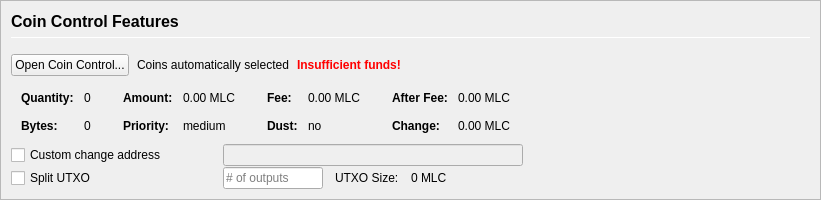
         <widget class="QFrame" name="frameCoinControl">
          <property name="sizePolicy">
           <sizepolicy hsizetype="Expanding" vsizetype="Expanding">
            <horstretch>0</horstretch>
            <verstretch>0</verstretch>
           </sizepolicy>
          </property>
          <property name="maximumSize">
           <size>
            <width>16777215</width>
            <height>16777215</height>
           </size>
          </property>
          <property name="frameShape">
           <enum>QFrame::StyledPanel</enum>
          </property>
          <property name="frameShadow">
           <enum>QFrame::Sunken</enum>
          </property>
          <layout class="QVBoxLayout" name="verticalLayoutCoinControl2">
           <property name="spacing">
            <number>0</number>
           </property>
           <property name="leftMargin">
            <number>0</number>
           </property>
           <property name="topMargin">
            <number>0</number>
           </property>
           <property name="rightMargin">
            <number>0</number>
           </property>
           <property name="bottomMargin">
            <number>0</number>
           </property>
           <item>
            <widget class="QFrame" name="frameCoinControl_BG">
             <layout class="QVBoxLayout" name="verticalLayoutCoinControl" stretch="0,0,0,0,0,0">
              <property name="spacing">
               <number>1</number>
              </property>
              <property name="leftMargin">
               <number>10</number>
              </property>
              <property name="topMargin">
               <number>10</number>
              </property>
              <item>
               <layout class="QHBoxLayout" name="horizontalLayoutCoinControl1">
                <property name="bottomMargin">
                 <number>15</number>
                </property>
                <item>
                 <layout class="QVBoxLayout" name="verticalLayout_3">
                  <property name="spacing">
                   <number>6</number>
                  </property>
                  <item>
                   <widget class="QLabel" name="labelCoinControlFeatures">
                    <property name="sizePolicy">
                     <sizepolicy hsizetype="Preferred" vsizetype="Maximum">
                      <horstretch>0</horstretch>
                      <verstretch>0</verstretch>
                     </sizepolicy>
                    </property>
                    <property name="minimumSize">
                     <size>
                      <width>0</width>
                      <height>20</height>
                     </size>
                    </property>
                    <property name="font">
                     <font>
                      <pointsize>12</pointsize>
                      <weight>75</weight>
                      <bold>true</bold>
                     </font>
                    </property>
                    <property name="styleSheet">
                     <string notr="true">font-weight:bold;</string>
                    </property>
                    <property name="text">
                     <string>Coin Control Features</string>
                    </property>
                   </widget>
                  </item>
                  <item>
                   <widget class="Line" name="line">
                    <property name="minimumSize">
                     <size>
                      <width>0</width>
                      <height>1</height>
                     </size>
                    </property>
                    <property name="maximumSize">
                     <size>
                      <width>16777215</width>
                      <height>1</height>
                     </size>
                    </property>
                    <property name="orientation">
                     <enum>Qt::Horizontal</enum>
                    </property>
                   </widget>
                  </item>
                 </layout>
                </item>
               </layout>
              </item>
              <item>
               <layout class="QHBoxLayout" name="horizontalLayoutCoinControl2" stretch="0,0,0,0">
                <property name="spacing">
                 <number>8</number>
                </property>
                <property name="bottomMargin">
                 <number>10</number>
                </property>
                <item>
                 <widget class="QPushButton" name="pushButtonCoinControl">
                  <property name="styleSheet">
                   <string notr="true"/>
                  </property>
                  <property name="text">
                   <string>Open Coin Control...</string>
                  </property>
                  <property name="autoDefault">
                   <bool>false</bool>
                  </property>
                 </widget>
                </item>
                <item>
                 <widget class="QLabel" name="labelCoinControlAutomaticallySelected">
                  <property name="text">
                   <string>Coins automatically selected</string>
                  </property>
                  <property name="margin">
                   <number>5</number>
                  </property>
                 </widget>
                </item>
                <item>
                 <widget class="QLabel" name="labelCoinControlInsuffFunds">
                  <property name="font">
                   <font>
                    <weight>75</weight>
                    <bold>true</bold>
                   </font>
                  </property>
                  <property name="styleSheet">
                   <string notr="true">color:red;font-weight:bold;</string>
                  </property>
                  <property name="text">
                   <string>Insufficient funds!</string>
                  </property>
                  <property name="margin">
                   <number>5</number>
                  </property>
                 </widget>
                </item>
                <item>
                 <spacer name="horizontalSpacerCoinControl">
                  <property name="orientation">
                   <enum>Qt::Horizontal</enum>
                  </property>
                  <property name="sizeHint" stdset="0">
                   <size>
                    <width>40</width>
                    <height>1</height>
                   </size>
                  </property>
                 </spacer>
                </item>
               </layout>
              </item>
              <item>
               <widget class="QWidget" name="widgetCoinControl" native="true">
                <property name="sizePolicy">
                 <sizepolicy hsizetype="Preferred" vsizetype="Preferred">
                  <horstretch>0</horstretch>
                  <verstretch>0</verstretch>
                 </sizepolicy>
                </property>
                <property name="minimumSize">
                 <size>
                  <width>0</width>
                  <height>0</height>
                 </size>
                </property>
                <property name="styleSheet">
                 <string notr="true"/>
                </property>
                <layout class="QHBoxLayout" name="horizontalLayoutCoinControl5">
                 <property name="leftMargin">
                  <number>0</number>
                 </property>
                 <property name="topMargin">
                  <number>0</number>
                 </property>
                 <property name="rightMargin">
                  <number>0</number>
                 </property>
                 <property name="bottomMargin">
                  <number>0</number>
                 </property>
                 <item>
                  <layout class="QHBoxLayout" name="horizontalLayoutCoinControl3" stretch="0,0,0,1">
                   <property name="spacing">
                    <number>20</number>
                   </property>
                   <property name="topMargin">
                    <number>0</number>
                   </property>
                   <property name="bottomMargin">
                    <number>10</number>
                   </property>
                   <item>
                    <layout class="QFormLayout" name="formLayoutCoinControl1">
                     <property name="horizontalSpacing">
                      <number>10</number>
                     </property>
                     <property name="verticalSpacing">
                      <number>14</number>
                     </property>
                     <property name="leftMargin">
                      <number>10</number>
                     </property>
                     <property name="topMargin">
                      <number>4</number>
                     </property>
                     <property name="rightMargin">
                      <number>6</number>
                     </property>
                     <item row="0" column="0">
                      <widget class="QLabel" name="labelCoinControlQuantityText">
                       <property name="font">
                        <font>
                         <weight>75</weight>
                         <bold>true</bold>
                        </font>
                       </property>
                       <property name="text">
                        <string>Quantity:</string>
                       </property>
                       <property name="margin">
                        <number>0</number>
                       </property>
                      </widget>
                     </item>
                     <item row="0" column="1">
                      <widget class="QLabel" name="labelCoinControlQuantity">
                       <property name="cursor">
                        <cursorShape>IBeamCursor</cursorShape>
                       </property>
                       <property name="contextMenuPolicy">
                        <enum>Qt::ActionsContextMenu</enum>
                       </property>
                       <property name="text">
                        <string notr="true">0</string>
                       </property>
                       <property name="margin">
                        <number>0</number>
                       </property>
                       <property name="textInteractionFlags">
                        <set>Qt::LinksAccessibleByMouse|Qt::TextSelectableByKeyboard|Qt::TextSelectableByMouse</set>
                       </property>
                      </widget>
                     </item>
                     <item row="1" column="0">
                      <widget class="QLabel" name="labelCoinControlBytesText">
                       <property name="font">
                        <font>
                         <weight>75</weight>
                         <bold>true</bold>
                        </font>
                       </property>
                       <property name="text">
                        <string>Bytes:</string>
                       </property>
                      </widget>
                     </item>
                     <item row="1" column="1">
                      <widget class="QLabel" name="labelCoinControlBytes">
                       <property name="cursor">
                        <cursorShape>IBeamCursor</cursorShape>
                       </property>
                       <property name="contextMenuPolicy">
                        <enum>Qt::ActionsContextMenu</enum>
                       </property>
                       <property name="text">
                        <string notr="true">0</string>
                       </property>
                       <property name="textInteractionFlags">
                        <set>Qt::LinksAccessibleByMouse|Qt::TextSelectableByKeyboard|Qt::TextSelectableByMouse</set>
                       </property>
                      </widget>
                     </item>
                    </layout>
                   </item>
                   <item>
                    <layout class="QFormLayout" name="formLayoutCoinControl2">
                     <property name="horizontalSpacing">
                      <number>10</number>
                     </property>
                     <property name="verticalSpacing">
                      <number>14</number>
                     </property>
                     <property name="leftMargin">
                      <number>6</number>
                     </property>
                     <property name="topMargin">
                      <number>4</number>
                     </property>
                     <property name="rightMargin">
                      <number>6</number>
                     </property>
                     <item row="0" column="0">
                      <widget class="QLabel" name="labelCoinControlAmountText">
                       <property name="font">
                        <font>
                         <weight>75</weight>
                         <bold>true</bold>
                        </font>
                       </property>
                       <property name="text">
                        <string>Amount:</string>
                       </property>
                       <property name="margin">
                        <number>0</number>
                       </property>
                      </widget>
                     </item>
                     <item row="0" column="1">
                      <widget class="QLabel" name="labelCoinControlAmount">
                       <property name="cursor">
                        <cursorShape>IBeamCursor</cursorShape>
                       </property>
                       <property name="contextMenuPolicy">
                        <enum>Qt::ActionsContextMenu</enum>
                       </property>
                       <property name="text">
                        <string notr="true">0.00 MLC</string>
                       </property>
                       <property name="textInteractionFlags">
                        <set>Qt::LinksAccessibleByMouse|Qt::TextSelectableByKeyboard|Qt::TextSelectableByMouse</set>
                       </property>
                      </widget>
                     </item>
                     <item row="1" column="0">
                      <widget class="QLabel" name="labelCoinControlPriorityText">
                       <property name="font">
                        <font>
                         <weight>75</weight>
                         <bold>true</bold>
                        </font>
                       </property>
                       <property name="text">
                        <string>Priority:</string>
                       </property>
                      </widget>
                     </item>
                     <item row="1" column="1">
                      <widget class="QLabel" name="labelCoinControlPriority">
                       <property name="cursor">
                        <cursorShape>IBeamCursor</cursorShape>
                       </property>
                       <property name="contextMenuPolicy">
                        <enum>Qt::ActionsContextMenu</enum>
                       </property>
                       <property name="text">
                        <string>medium</string>
                       </property>
                       <property name="textInteractionFlags">
                        <set>Qt::LinksAccessibleByMouse|Qt::TextSelectableByKeyboard|Qt::TextSelectableByMouse</set>
                       </property>
                      </widget>
                     </item>
                    </layout>
                   </item>
                   <item>
                    <layout class="QFormLayout" name="formLayoutCoinControl3">
                     <property name="horizontalSpacing">
                      <number>10</number>
                     </property>
                     <property name="verticalSpacing">
                      <number>14</number>
                     </property>
                     <property name="leftMargin">
                      <number>6</number>
                     </property>
                     <property name="topMargin">
                      <number>4</number>
                     </property>
                     <property name="rightMargin">
                      <number>6</number>
                     </property>
                     <item row="0" column="0">
                      <widget class="QLabel" name="labelCoinControlFeeText">
                       <property name="font">
                        <font>
                         <weight>75</weight>
                         <bold>true</bold>
                        </font>
                       </property>
                       <property name="text">
                        <string>Fee:</string>
                       </property>
                       <property name="margin">
                        <number>0</number>
                       </property>
                      </widget>
                     </item>
                     <item row="0" column="1">
                      <widget class="QLabel" name="labelCoinControlFee">
                       <property name="cursor">
                        <cursorShape>IBeamCursor</cursorShape>
                       </property>
                       <property name="contextMenuPolicy">
                        <enum>Qt::ActionsContextMenu</enum>
                       </property>
                       <property name="text">
                        <string notr="true">0.00 MLC</string>
                       </property>
                       <property name="textInteractionFlags">
                        <set>Qt::LinksAccessibleByMouse|Qt::TextSelectableByKeyboard|Qt::TextSelectableByMouse</set>
                       </property>
                      </widget>
                     </item>
                     <item row="1" column="0">
                      <widget class="QLabel" name="labelCoinControlLowOutputText">
                       <property name="font">
                        <font>
                         <weight>75</weight>
                         <bold>true</bold>
                        </font>
                       </property>
                       <property name="text">
                        <string>Dust:</string>
                       </property>
                      </widget>
                     </item>
                     <item row="1" column="1">
                      <widget class="QLabel" name="labelCoinControlLowOutput">
                       <property name="cursor">
                        <cursorShape>IBeamCursor</cursorShape>
                       </property>
                       <property name="contextMenuPolicy">
                        <enum>Qt::ActionsContextMenu</enum>
                       </property>
                       <property name="text">
                        <string>no</string>
                       </property>
                       <property name="textInteractionFlags">
                        <set>Qt::LinksAccessibleByMouse|Qt::TextSelectableByKeyboard|Qt::TextSelectableByMouse</set>
                       </property>
                      </widget>
                     </item>
                    </layout>
                   </item>
                   <item>
                    <layout class="QFormLayout" name="formLayoutCoinControl4">
                     <property name="horizontalSpacing">
                      <number>10</number>
                     </property>
                     <property name="verticalSpacing">
                      <number>14</number>
                     </property>
                     <property name="leftMargin">
                      <number>6</number>
                     </property>
                     <property name="topMargin">
                      <number>4</number>
                     </property>
                     <property name="rightMargin">
                      <number>6</number>
                     </property>
                     <item row="0" column="0">
                      <widget class="QLabel" name="labelCoinControlAfterFeeText">
                       <property name="font">
                        <font>
                         <weight>75</weight>
                         <bold>true</bold>
                        </font>
                       </property>
                       <property name="text">
                        <string>After Fee:</string>
                       </property>
                       <property name="margin">
                        <number>0</number>
                       </property>
                      </widget>
                     </item>
                     <item row="0" column="1">
                      <widget class="QLabel" name="labelCoinControlAfterFee">
                       <property name="cursor">
                        <cursorShape>IBeamCursor</cursorShape>
                       </property>
                       <property name="contextMenuPolicy">
                        <enum>Qt::ActionsContextMenu</enum>
                       </property>
                       <property name="text">
                        <string notr="true">0.00 MLC</string>
                       </property>
                       <property name="textInteractionFlags">
                        <set>Qt::LinksAccessibleByMouse|Qt::TextSelectableByKeyboard|Qt::TextSelectableByMouse</set>
                       </property>
                      </widget>
                     </item>
                     <item row="1" column="0">
                      <widget class="QLabel" name="labelCoinControlChangeText">
                       <property name="font">
                        <font>
                         <weight>75</weight>
                         <bold>true</bold>
                        </font>
                       </property>
                       <property name="text">
                        <string>Change:</string>
                       </property>
                      </widget>
                     </item>
                     <item row="1" column="1">
                      <widget class="QLabel" name="labelCoinControlChange">
                       <property name="cursor">
                        <cursorShape>IBeamCursor</cursorShape>
                       </property>
                       <property name="contextMenuPolicy">
                        <enum>Qt::ActionsContextMenu</enum>
                       </property>
                       <property name="text">
                        <string notr="true">0.00 MLC</string>
                       </property>
                       <property name="textInteractionFlags">
                        <set>Qt::LinksAccessibleByMouse|Qt::TextSelectableByKeyboard|Qt::TextSelectableByMouse</set>
                       </property>
                      </widget>
                     </item>
                    </layout>
                   </item>
                  </layout>
                 </item>
                </layout>
               </widget>
              </item>
              <item>
               <layout class="QHBoxLayout" name="horizontalLayoutCoinControl4">
                <property name="spacing">
                 <number>12</number>
                </property>
                <property name="sizeConstraint">
                 <enum>QLayout::SetDefaultConstraint</enum>
                </property>
                <property name="topMargin">
                 <number>0</number>
                </property>
                <property name="rightMargin">
                 <number>0</number>
                </property>
                <item>
                 <widget class="QCheckBox" name="checkBoxCoinControlChange">
                  <property name="sizePolicy">
                   <sizepolicy hsizetype="Preferred" vsizetype="Preferred">
                    <horstretch>0</horstretch>
                    <verstretch>0</verstretch>
                   </sizepolicy>
                  </property>
                  <property name="minimumSize">
                   <size>
                    <width>200</width>
                    <height>0</height>
                   </size>
                  </property>
                  <property name="maximumSize">
                   <size>
                    <width>200</width>
                    <height>16777215</height>
                   </size>
                  </property>
                  <property name="toolTip">
                   <string>If this is activated, but the change address is empty or invalid, change will be sent to a newly generated address.</string>
                  </property>
                  <property name="text">
                   <string>Custom change address</string>
                  </property>
                 </widget>
                </item>
                <item>
                 <widget class="QValidatedLineEdit" name="lineEditCoinControlChange">
                  <property name="enabled">
                   <bool>false</bool>
                  </property>
                  <property name="sizePolicy">
                   <sizepolicy hsizetype="Preferred" vsizetype="Preferred">
                    <horstretch>0</horstretch>
                    <verstretch>0</verstretch>
                   </sizepolicy>
                  </property>
                  <property name="minimumSize">
                   <size>
                    <width>300</width>
                    <height>0</height>
                   </size>
                  </property>
                 </widget>
                </item>
                <item>
                 <widget class="QLabel" name="labelCoinControlChangeLabel">
                  <property name="sizePolicy">
                   <sizepolicy hsizetype="Preferred" vsizetype="Preferred">
                    <horstretch>0</horstretch>
                    <verstretch>0</verstretch>
                   </sizepolicy>
                  </property>
                  <property name="minimumSize">
                   <size>
                    <width>100</width>
                    <height>0</height>
                   </size>
                  </property>
                  <property name="text">
                   <string/>
                  </property>
                  <property name="margin">
                   <number>3</number>
                  </property>
                 </widget>
                </item>
               </layout>
              </item>
              <item>
               <layout class="QHBoxLayout" name="horizontalLayoutCoinControl6">
                <property name="spacing">
                 <number>12</number>
                </property>
                <property name="rightMargin">
                 <number>0</number>
                </property>
                <item>
                 <widget class="QCheckBox" name="splitBlockCheckBox">
                  <property name="sizePolicy">
                   <sizepolicy hsizetype="Preferred" vsizetype="Preferred">
                    <horstretch>0</horstretch>
                    <verstretch>0</verstretch>
                   </sizepolicy>
                  </property>
                  <property name="minimumSize">
                   <size>
                    <width>200</width>
                    <height>0</height>
                   </size>
                  </property>
                  <property name="maximumSize">
                   <size>
                    <width>200</width>
                    <height>16777215</height>
                   </size>
                  </property>
                  <property name="text">
                   <string>Split UTXO</string>
                  </property>
                 </widget>
                </item>
                <item>
                 <widget class="QLineEdit" name="splitBlockLineEdit">
                  <property name="sizePolicy">
                   <sizepolicy hsizetype="Preferred" vsizetype="Preferred">
                    <horstretch>50</horstretch>
                    <verstretch>0</verstretch>
                   </sizepolicy>
                  </property>
                  <property name="minimumSize">
                   <size>
                    <width>100</width>
                    <height>0</height>
                   </size>
                  </property>
                  <property name="maximumSize">
                   <size>
                    <width>100</width>
                    <height>16777215</height>
                   </size>
                  </property>
                  <property name="placeholderText">
                   <string># of outputs</string>
                  </property>
                 </widget>
                </item>
                <item>
                 <widget class="QLabel" name="labelBlockSizeText">
                  <property name="text">
                   <string>UTXO Size:</string>
                  </property>
                 </widget>
                </item>
                <item>
                 <widget class="QLabel" name="labelBlockSize">
                  <property name="text">
                   <string>0 MLC</string>
                  </property>
                 </widget>
                </item>
                <item>
                 <spacer name="horizontalSpacer_7">
                  <property name="orientation">
                   <enum>Qt::Horizontal</enum>
                  </property>
                  <property name="sizeHint" stdset="0">
                   <size>
                    <width>40</width>
                    <height>20</height>
                   </size>
                  </property>
                 </spacer>
                </item>
               </layout>
              </item>
              <item>
               <spacer name="verticalSpacerCoinControl">
                <property name="orientation">
                 <enum>Qt::Vertical</enum>
                </property>
                <property name="sizeHint" stdset="0">
                 <size>
                  <width>800</width>
                  <height>1</height>
                 </size>
                </property>
               </spacer>
              </item>
             </layout>
            </widget>
           </item>
          </layout>
         </widget>
